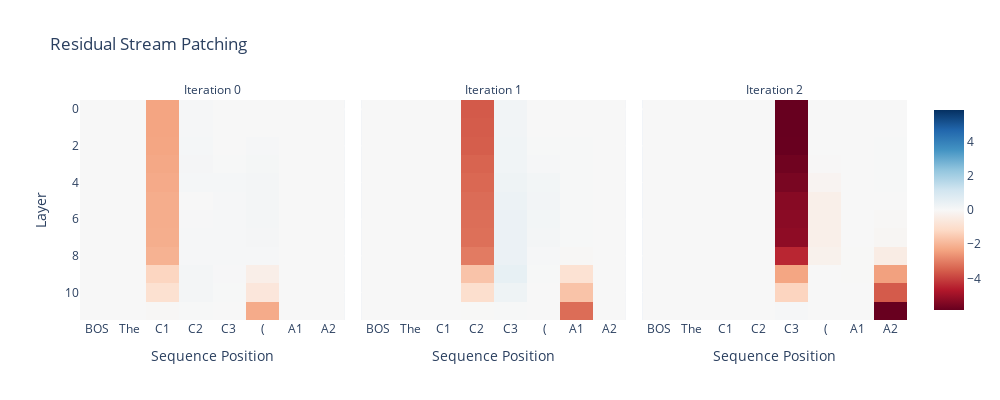

Here is the notebook cell this chart was saved with:
### Code cell
facet_labels = ["Iteration 0", "Iteration 1", "Iteration 2"]
labels = ["BOS", "The", "C1", "C2", "C3", " (", "A1", "A2"]

baseline_logit_diff = compute_logit_diff_2(clean_logits, answer_tokens, average=False).mean(0)

imshow(
    act_patch_resid_pre_iter - baseline_logit_diff[..., None, None],
    x=labels,
    facet_col=0, # This argument tells plotly which dimension to split into separate plots
    facet_col_wrap=3,
    facet_labels=facet_labels, # Subtitles of separate plots
    title="Residual Stream Patching", 
    labels={"x": "Sequence Position", "y": "Layer"},
    height=400,
    width=1000,
)

### Figure 1 — Plotly figure (JSON) as saved in the notebook; plotly's stock layout.template omitted (floating-point values rounded to 4 significant figures)
{"data": [{"coloraxis": "coloraxis", "hovertemplate": "Sequence Position: %{x}<br>Layer: %{y}<br>color: %{z}<extra></extra>", "name": "0", "type": "heatmap", "x": ["BOS", "The", "C1", "C2", "C3", " (", "A1", "A2"], "xaxis": "x", "yaxis": "y", "z": [[0.0, 0.0, -2.334, 0.06543, 0.0, 0.0, 0.0, 0.0], [0.0, 0.0, -2.33, 0.05578, -0.003613, 0.01256, 0.0, 0.0], [0.0, 0.0, -2.313, 0.08034, -0.004279, 0.07431, 0.0, 0.0], [0.0, 0.0, -2.27, 0.1053, 0.03021, 0.09632, 0.0, 0.0], [0.0, 0.0, -2.222, 0.07676, 0.07711, 0.1191, 0.0, 0.0], [0.0, 0.0, -2.165, 0.002004, 0.06602, 0.1266, 0.0, 0.0], [0.0, 0.0, -2.157, 0.04341, 0.05366, 0.1193, 0.0, 0.0], [0.0, 0.0, -2.14, 0.049, 0.05908, 0.1011, 0.0, 0.0], [0.0, 0.0, -2.056, 0.05387, 0.05755, 0.07053, 0.0, 0.0], [0.0, 0.0, -1.273, 0.1254, 0.03435, -0.3612, 0.0, 0.0], [0.0, 0.0, -0.9303, 0.1284, 0.02385, -0.69, 0.0, 0.0], [0.0, 0.0, -0.05808, 0.02897, 0.0006445, -2.204, 0.0, 0.0]]}, {"coloraxis": "coloraxis", "hovertemplate": "Sequence Position: %{x}<br>Layer: %{y}<br>color: %{z}<extra></extra>", "name": "1", "type": "heatmap", "x": ["BOS", "The", "C1", "C2", "C3", " (", "A1", "A2"], "xaxis": "x2", "yaxis": "y2", "z": [[0.0, 0.0, 0.0, -3.593, 0.1794, 0.0, 0.0, 0.0], [0.0, 0.0, 0.0, -3.57, 0.1696, 0.005742, 0.002432, 0.0], [0.0, 0.0, 0.0, -3.54, 0.2093, 0.02639, 0.02581, 0.0], [0.0, 0.0, 0.0, -3.432, 0.215, 0.06079, 0.01618, 0.0], [0.0, 0.0, 0.0, -3.358, 0.2694, 0.1482, 0.02385, 0.0], [0.0, 0.0, 0.0, -3.289, 0.3369, 0.1647, 0.02773, 0.0], [0.0, 0.0, 0.0, -3.259, 0.3671, 0.145, 0.02171, 0.0], [0.0, 0.0, 0.0, -3.229, 0.3618, 0.1117, 0.02198, 0.0], [0.0, 0.0, 0.0, -3.04, 0.3809, 0.0697, -0.05326, 0.0], [0.0, 0.0, 0.0, -1.678, 0.48, 0.0244, -0.8783, 0.0], [0.0, 0.0, 0.0, -0.9877, 0.2884, 0.005224, -1.684, 0.0], [0.0, 0.0, 0.0, -0.01495, 0.01913, -0.002348, -3.279, 0.0]]}, {"coloraxis": "coloraxis", "hovertemplate": "Sequence Position: %{x}<br>Layer: %{y}<br>color: %{z}<extra></extra>", "name": "2", "type": "heatmap", "x": ["BOS", "The", "C1", "C2", "C3", " (", "A1", "A2"], "xaxis": "x3", "yaxis": "y3", "z": [[0.0, 0.0, 0.0, 0.0, -5.833, 0.0, 0.0, 0.0], [0.0, 0.0, 0.0, 0.0, -5.829, 0.0005486, 0.003826, 0.009242], [0.0, 0.0, 0.0, 0.0, -5.819, 0.006511, 0.003348, 0.02038], [0.0, 0.0, 0.0, 0.0, -5.695, -0.03559, 0.005538, 0.02484], [0.0, 0.0, 0.0, 0.0, -5.559, -0.1562, 0.01231, 0.01922], [0.0, 0.0, 0.0, 0.0, -5.337, -0.3381, 0.01105, 0.00165], [0.0, 0.0, 0.0, 0.0, -5.283, -0.3517, 0.006542, -0.04339], [0.0, 0.0, 0.0, 0.0, -5.231, -0.3451, -0.008398, -0.08908], [0.0, 0.0, 0.0, 0.0, -4.441, -0.2568, -0.01358, -0.4589], [0.0, 0.0, 0.0, 0.0, -2.319, 0.002052, -0.01374, -2.405], [0.0, 0.0, 0.0, 0.0, -1.286, 0.003223, -0.005365, -3.574], [0.0, 0.0, 0.0, 0.0, 0.05528, -0.002635, -0.007082, -5.814]]}], "layout": {"annotations": [{"font": {}, "showarrow": false, "text": "Iteration 0", "x": 0.16, "xanchor": "center", "xref": "paper", "y": 1, "yanchor": "bottom", "yref": "paper"}, {"font": {}, "showarrow": false, "text": "Iteration 1", "x": 0.5, "xanchor": "center", "xref": "paper", "y": 1, "yanchor": "bottom", "yref": "paper"}, {"font": {}, "showarrow": false, "text": "Iteration 2", "x": 0.84, "xanchor": "center", "xref": "paper", "y": 1, "yanchor": "bottom", "yref": "paper"}], "coloraxis": {"cmid": 0, "colorscale": [[0, "rgb(103,0,31)"], [0.1, "rgb(178,24,43)"], [0.2, "rgb(214,96,77)"], [0.3, "rgb(244,165,130)"], [0.4, "rgb(253,219,199)"], [0.5, "rgb(247,247,247)"], [0.6, "rgb(209,229,240)"], [0.7, "rgb(146,197,222)"], [0.8, "rgb(67,147,195)"], [0.9, "rgb(33,102,172)"], [1, "rgb(5,48,97)"]]}, "height": 400, "title": {"text": "Residual Stream Patching"}, "width": 1000, "xaxis": {"anchor": "y", "constrain": "domain", "domain": [0, 0.32], "scaleanchor": "y", "title": {"text": "Sequence Position"}}, "xaxis2": {"anchor": "y2", "domain": [0.34, 0.66], "matches": "x", "title": {"text": "Sequence Position"}}, "xaxis3": {"anchor": "y3", "domain": [0.68, 1.0], "matches": "x", "title": {"text": "Sequence Position"}}, "yaxis": {"anchor": "x", "autorange": "reversed", "constrain": "domain", "domain": [0, 1], "title": {"text": "Layer"}}, "yaxis2": {"anchor": "x2", "domain": [0, 1], "matches": "y", "showticklabels": false}, "yaxis3": {"anchor": "x3", "domain": [0, 1], "matches": "y", "showticklabels": false}}}
